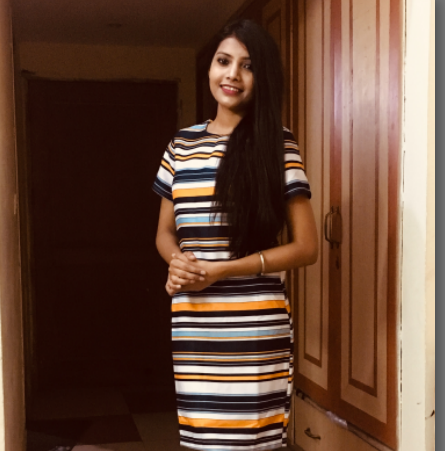
#> input picture ana01.PNG, 445 x 451 px, found by its file name
$ python code.py
#> lines starting #> are read from the running program, lines starting #| are printed output that depends on the picture; after the words box and inside, x2 and y2 are one past the last pixel; in counts of white or black regions, pixels touching at a corner belong together
import cv2
class Cartoonizer:
    """Cartoonizer effect
        A class that applies a cartoon effect to an image.
        The class uses a bilateral filter and adaptive thresholding to create
        a cartoon effect.
    """
    def __init__(self):
        pass

    def render(self, img_rgb):
#> called with img_rgb = 'C:/Users/ANANYA/Documents/ana01.png'
        img_rgb = cv2.imread(img_rgb)
#> img_rgb is the input picture: shape (451, 445, 3); mean B, G, R 53.7, 69.3, 99.7
        img_rgb = cv2.resize(img_rgb, (1366,768))
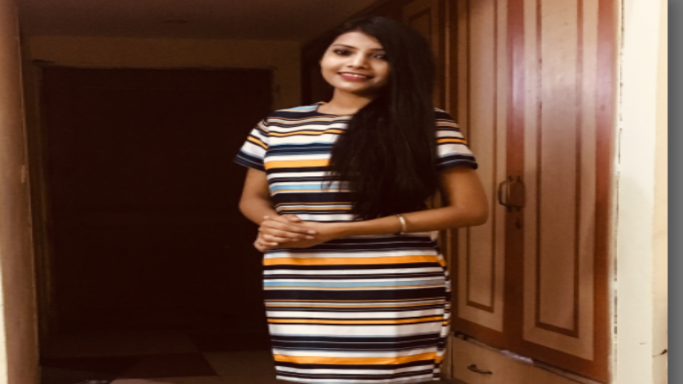
#> img_rgb: shape (768, 1366, 3) (shown at 1/2 size); mean B, G, R 53.6, 69.2, 99.6
        numDownSamples = 2       # number of downscaling steps
        numBilateralFilters = 50  # number of bilateral filtering steps

        # -- STEP 1 --
        # downsample image using Gaussian pyramid
        img_color = img_rgb
        for _ in range(numDownSamples):
            img_color = cv2.pyrDown(img_color)
#> this loop made 2 passes
#> pass 1, in render, `img_color = cv2.pyrDown(img_color)`:
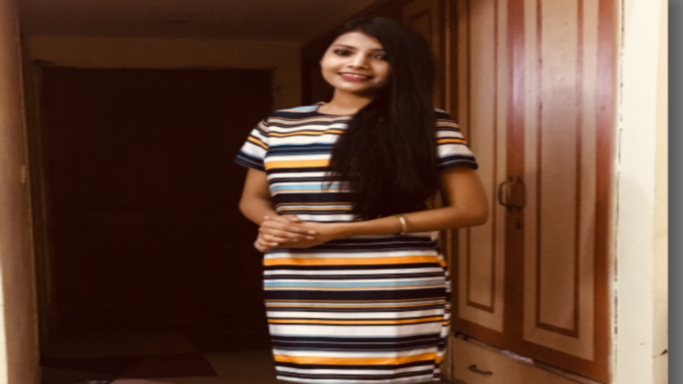
#> img_color: shape (384, 683, 3); mean B, G, R 53.6, 69.2, 99.6
        #cv2.imshow("downcolor",img_color)
        #cv2.waitKey(0)
        # repeatedly apply small bilateral filter instead of applying
        # one large filter
        for _ in range(numBilateralFilters):
            img_color = cv2.bilateralFilter(img_color, 9, 9, 7)
#> img_color: shape (192, 342, 3)
        #cv2.imshow("bilateral filter",img_color)
        #cv2.waitKey(0)
        # upsample image to original size
        for _ in range(numDownSamples):
            img_color = cv2.pyrUp(img_color)
#> this loop made 2 passes
#> pass 1, in render, `img_color = cv2.pyrUp(img_color)`:
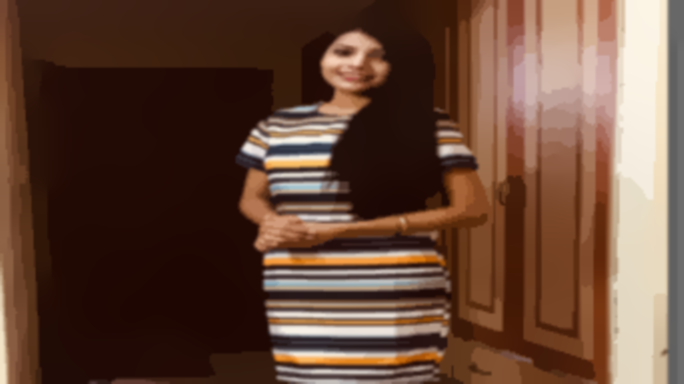
#> img_color: shape (384, 684, 3); mean B, G, R 53.8, 69.3, 99.6
        #cv2.imshow("upscaling",img_color)
        #cv2.waitKey(0)
        # -- STEPS 2 and 3 --
        # convert to grayscale and apply median blur
        img_gray = cv2.cvtColor(img_rgb, cv2.COLOR_RGB2GRAY)
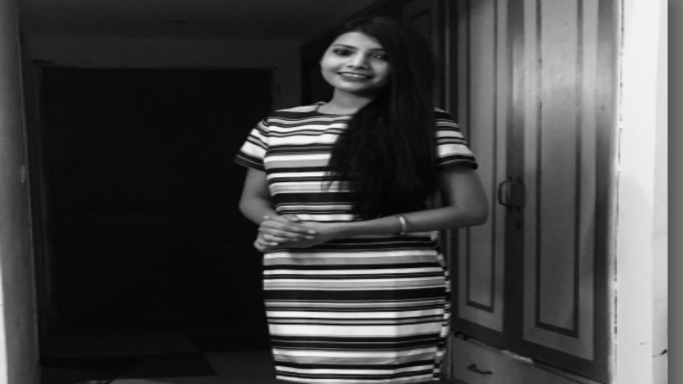
#> img_gray: shape (768, 1366) (shown at 1/2 size); min 4, max 244, mean 68
        img_blur = cv2.medianBlur(img_gray, 3)
        #cv2.imshow("grayscale+median blur",img_color)
        #cv2.waitKey(0)
        # -- STEP 4 --
        # detect and enhance edges
        img_edge = cv2.adaptiveThreshold(img_blur, 255,
                                         cv2.ADAPTIVE_THRESH_MEAN_C,
                                         cv2.THRESH_BINARY, 9, 2)
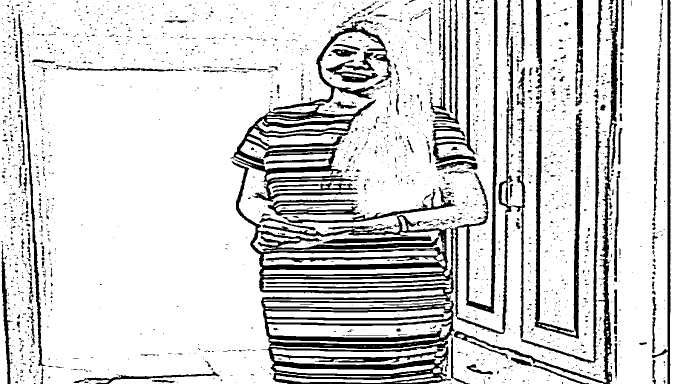
#> img_edge: shape (768, 1366) (shown at 1/2 size); 83.5% white; 2300 black regions (2031 under 20 px), largest, box (x1, y1, x2, y2) and area: (463, 0, 1052, 768) 67271, (461, 38, 784, 404) 19363, (908, 0, 1237, 768) 8973
        #cv2.imshow("edge",img_edge)
        #cv2.waitKey(0)

        # -- STEP 5 --
        # convert back to color so that it can be bit-ANDed with color image
        (x,y,z) = img_color.shape
#> x = 768; y = 1368; z = 3
        img_edge = cv2.resize(img_edge,(y,x))
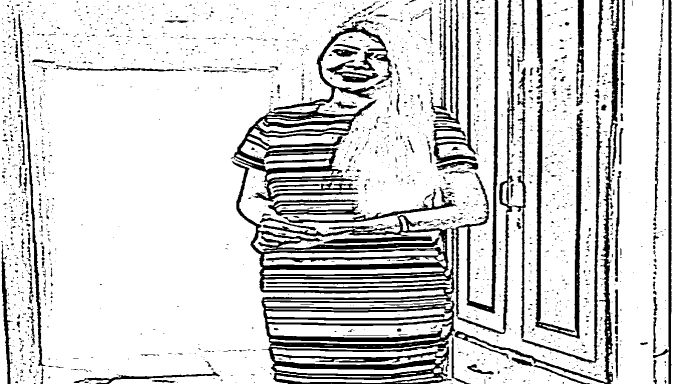
#> img_edge: shape (768, 1368) (shown at 1/2 size); min 0, max 255, mean 213
        img_edge = cv2.cvtColor(img_edge, cv2.COLOR_GRAY2RGB)
#> img_edge: shape (768, 1368, 3)
        cv2.imwrite("edge.png",img_edge)
        # [4 lines of commented-out code are left out]
        return cv2.bitwise_and(img_color, img_edge)
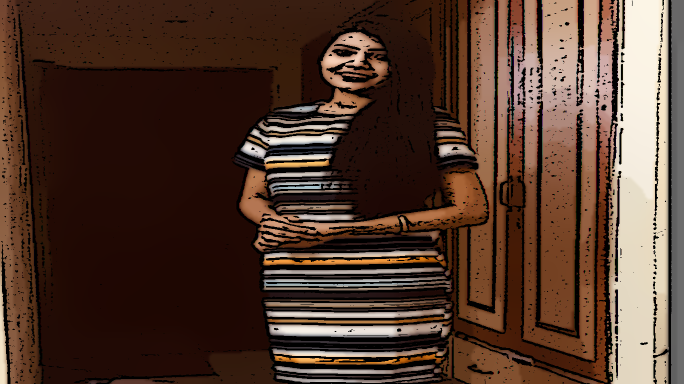
#> returned value: shape (768, 1368, 3) (shown at 1/2 size); mean of channels 0, 1, 2 44.1, 56.7, 81.6; drawn as B, G, R

tmp_canvas = Cartoonizer()
file_name = "C:/Users/ANANYA/Documents/ana01.png" #File_name will come here
res = tmp_canvas.render(file_name)
cv2.imwrite("Cartoon version.jpg", res)
cv2.imshow("Cartoon version", res)
cv2.waitKey(0)
cv2.destroyAllWindows()
